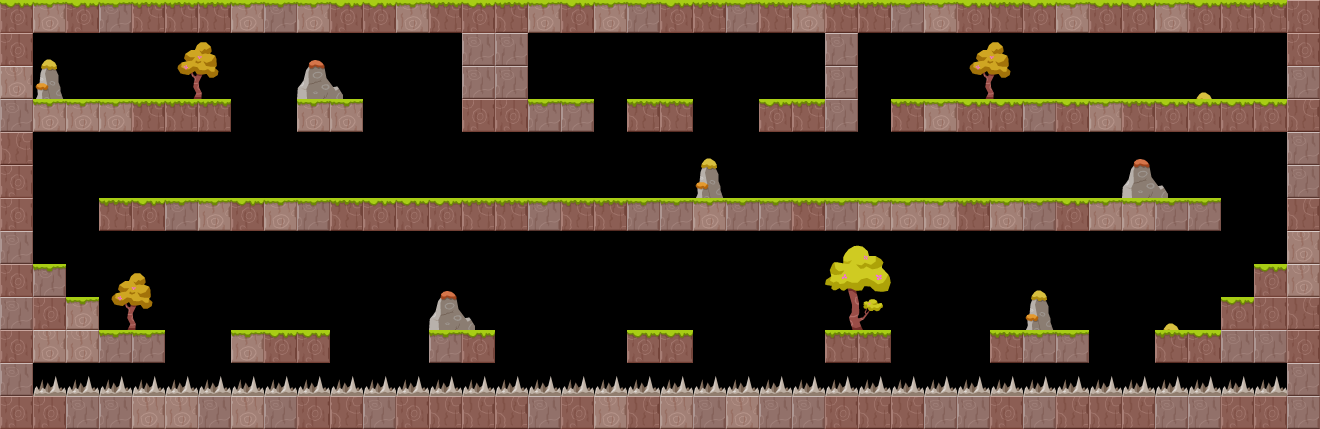

This game map was drawn from its Tiled (.tmx) file and the tilesets committed beside it. A one-line description and the trimmed map source follow:
An orthogonal 40x13 tile map with 33x33 px tiles, 4 tile layers (bg, deco background, layout, deco foreground) and 62 objects (27x citrus.objects.platformer.box2d.Platform, 10x citrus.objects.platformer.box2d.Sensor, 8x citrus.objects.CitrusSprite, 6x space_digger.Seam, 6x space_digger.enemies.SpawnSpot, ...).

<map version="1.0" orientation="orthogonal" width="40" height="13" tilewidth="33" tileheight="33">
 <tileset firstgid="1" name="tileset_forest" tilewidth="33" tileheight="33">
  <image source="../tilesets/tileset_forest.png" width="297" height="132" />
  <tile id="12">
   <properties>
    <property name="" value="" />
   </properties>
  </tile>
 </tileset>
 <layer name="bg" width="40" height="13">
  <properties>
   <property name="group" value="0" />
  </properties>
  <data>[520 cells, 0 non-empty, 0 distinct tile ids]</data>
 </layer>
 <layer name="deco background" width="40" height="13">
  <data>[520 cells, 12 non-empty, 2 distinct tile ids]</data>
 </layer>
 <objectgroup color="#ffff00" name="animated decoration bg" width="40" height="13">
  <properties>
   <property name="group" value="0" />
  </properties>
  <object name="sky" type="citrus.objects.CitrusSprite" x="644" y="-330" width="33" height="33">
   <properties>
    <property name="registration" value="center" />
    <property name="view" value="Sky_forest" />
   </properties>
   <ellipse />
  </object>
  <object type="citrus.objects.CitrusSprite" x="80" y="30">
   <properties>
    <property name="view" value="Liana1_forest" />
   </properties>
   <ellipse />
  </object>
  <object type="citrus.objects.CitrusSprite" x="166" y="228">
   <properties>
    <property name="view" value="Liana2_forest" />
   </properties>
   <ellipse />
  </object>
  <object type="citrus.objects.CitrusSprite" x="387" y="228">
   <properties>
    <property name="view" value="Liana3_forest" />
   </properties>
   <ellipse />
  </object>
  <object type="citrus.objects.CitrusSprite" x="327" y="229">
   <properties>
    <property name="view" value="Liana2_forest" />
   </properties>
   <ellipse />
  </object>
  <object type="citrus.objects.CitrusSprite" x="753" y="229">
   <properties>
    <property name="view" value="Liana1_forest" />
   </properties>
   <ellipse />
  </object>
  <object type="citrus.objects.CitrusSprite" x="927" y="131">
   <properties>
    <property name="view" value="Liana1_forest" />
   </properties>
   <ellipse />
  </object>
  <object type="citrus.objects.CitrusSprite" x="1196" y="129">
   <properties>
    <property name="view" value="Liana2_forest" />
   </properties>
   <ellipse />
  </object>
 </objectgroup>
 <layer name="layout" width="40" height="13">
  <properties>
   <property name="group" value="2" />
  </properties>
  <data>[520 cells, 235 non-empty, 9 distinct tile ids]</data>
 </layer>
 <layer name="deco foreground" width="40" height="13">
  <properties>
   <property name="group" value="2" />
  </properties>
  <data>[520 cells, 36 non-empty, 16 distinct tile ids]</data>
 </layer>
 <objectgroup name="platforms" width="40" height="13">
  <properties>
   <property name="group" value="2" />
  </properties>
  <object type="citrus.objects.platformer.box2d.Platform" x="462" y="0" width="66" height="132" />
  <object type="citrus.objects.platformer.box2d.Platform" x="825" y="0" width="33" height="132" />
  <object type="citrus.objects.platformer.box2d.Platform" x="0" y="0" width="33" height="429" />
  <object type="citrus.objects.platformer.box2d.Platform" x="1287" y="0" width="33" height="429" />
  <object type="citrus.objects.platformer.box2d.Platform" x="33" y="396" width="1254" height="33" />
  <object type="citrus.objects.platformer.box2d.Platform" x="33" y="0" width="429" height="33" />
  <object type="citrus.objects.platformer.box2d.Platform" x="528" y="0" width="297" height="33" />
  <object type="citrus.objects.platformer.box2d.Platform" x="858" y="0" width="429" height="33" />
  <object type="citrus.objects.platformer.box2d.Platform" x="1287" y="99" height="33" />
  <object type="citrus.objects.platformer.box2d.Platform" x="891" y="99" width="396" height="33" />
  <object type="citrus.objects.platformer.box2d.Platform" x="99" y="198" width="1122" height="33" />
  <object type="citrus.objects.platformer.box2d.Platform" x="33" y="99" width="198" height="33" />
  <object type="citrus.objects.platformer.box2d.Platform" x="297" y="99" width="66" height="33" />
  <object type="citrus.objects.platformer.box2d.Platform" x="528" y="99" width="66" height="33" />
  <object type="citrus.objects.platformer.box2d.Platform" x="627" y="99" width="66" height="33" />
  <object type="citrus.objects.platformer.box2d.Platform" x="759" y="99" width="66" height="33" />
  <object type="citrus.objects.platformer.box2d.Platform" x="1155" y="330" width="132" height="33" />
  <object type="citrus.objects.platformer.box2d.Platform" x="1221" y="297" width="66" height="33" />
  <object type="citrus.objects.platformer.box2d.Platform" x="1254" y="264" width="33" height="33" />
  <object type="citrus.objects.platformer.box2d.Platform" x="33" y="330" width="132" height="33" />
  <object type="citrus.objects.platformer.box2d.Platform" x="33" y="297" width="66" height="33" />
  <object type="citrus.objects.platformer.box2d.Platform" x="33" y="264" width="33" height="33" />
  <object type="citrus.objects.platformer.box2d.Platform" x="231" y="330" width="99" height="33" />
  <object type="citrus.objects.platformer.box2d.Platform" x="429" y="330" width="66" height="33" />
  <object type="citrus.objects.platformer.box2d.Platform" x="627" y="330" width="66" height="33" />
  <object type="citrus.objects.platformer.box2d.Platform" x="825" y="330" width="66" height="33" />
  <object type="citrus.objects.platformer.box2d.Platform" x="990" y="330" width="99" height="33" />
 </objectgroup>
 <objectgroup color="#ff5500" name="breakable blocks" width="40" height="13">
  <object type="space_digger.DestructibleBlock" x="1089" y="66" width="33" height="33">
   <properties>
    <property name="view" value="BreakableBlock_forest" />
   </properties>
  </object>
  <object type="space_digger.DestructibleBlock" x="1155" y="297" width="33" height="33">
   <properties>
    <property name="view" value="BreakableBlock_forest" />
   </properties>
  </object>
 </objectgroup>
 <objectgroup color="#5500ff" name="player &amp; exit" width="40" height="13">
  <object name="player_char" type="space_digger.PlayerCharacter" x="643" y="66" width="33" height="33">
   <properties>
    <property name="view" value="PlayerCharacterAnimation" />
   </properties>
  </object>
  <object name="exit" type="citrus.objects.platformer.box2d.Sensor" x="627" y="33" width="66" height="66">
   <properties>
    <property name="view" value="FxExit" />
   </properties>
  </object>
  <object name="ship" type="space_digger.SpaceShip" x="644" y="-243" width="33" height="33">
   <properties>
    <property name="group" value="2" />
    <property name="view" value="SpaceShip_forest" />
   </properties>
   <ellipse />
  </object>
 </objectgroup>
 <objectgroup color="#00aa00" name="seams" width="40" height="13">
  <object name="seam_4" type="space_digger.Seam" x="627" y="297" width="33" height="33">
   <properties>
    <property name="view" value="Seam_forest" />
   </properties>
  </object>
  <object name="seam_0" type="space_digger.Seam" x="792" y="66" width="33" height="33">
   <properties>
    <property name="view" value="Seam_forest" />
   </properties>
  </object>
  <object name="seam_1" type="space_digger.Seam" x="1254" y="66" width="33" height="33">
   <properties>
    <property name="view" value="Seam_forest" />
   </properties>
  </object>
  <object name="seam_2" type="space_digger.Seam" x="660" y="297" width="33" height="33">
   <properties>
    <property name="view" value="Seam_forest" />
   </properties>
  </object>
  </objectgroup>
 <objectgroup color="#ff0000" name="enemies" width="40" height="13">
  <properties>
   <property name="group" value="1" />
  </properties>
  <!-- 7 objects omitted --></objectgroup>
 <objectgroup color="#ff557f" name="enemy limits" width="40" height="13">
  <!-- 9 objects omitted --></objectgroup>
</map>
<!-- 18 of 62 objects omitted -->
